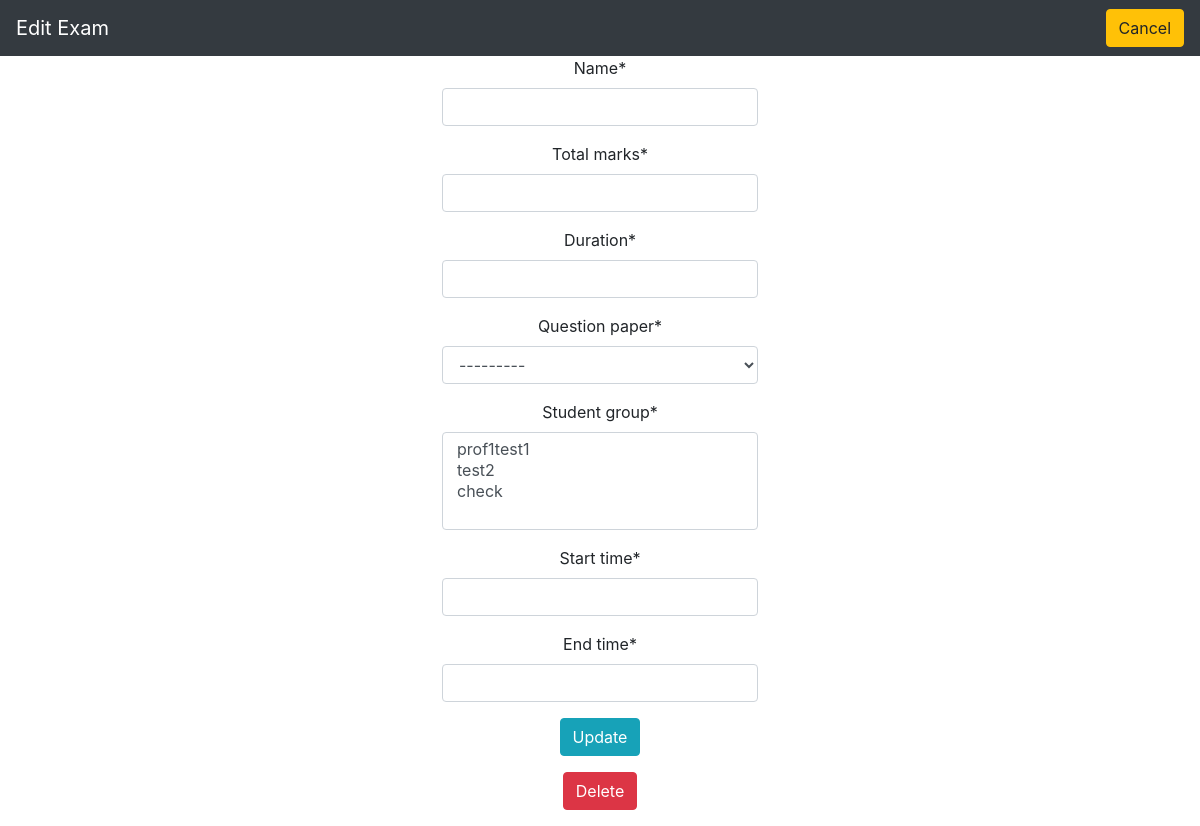
Page /prof/profusername/exams/1/edit on the earlier database version.
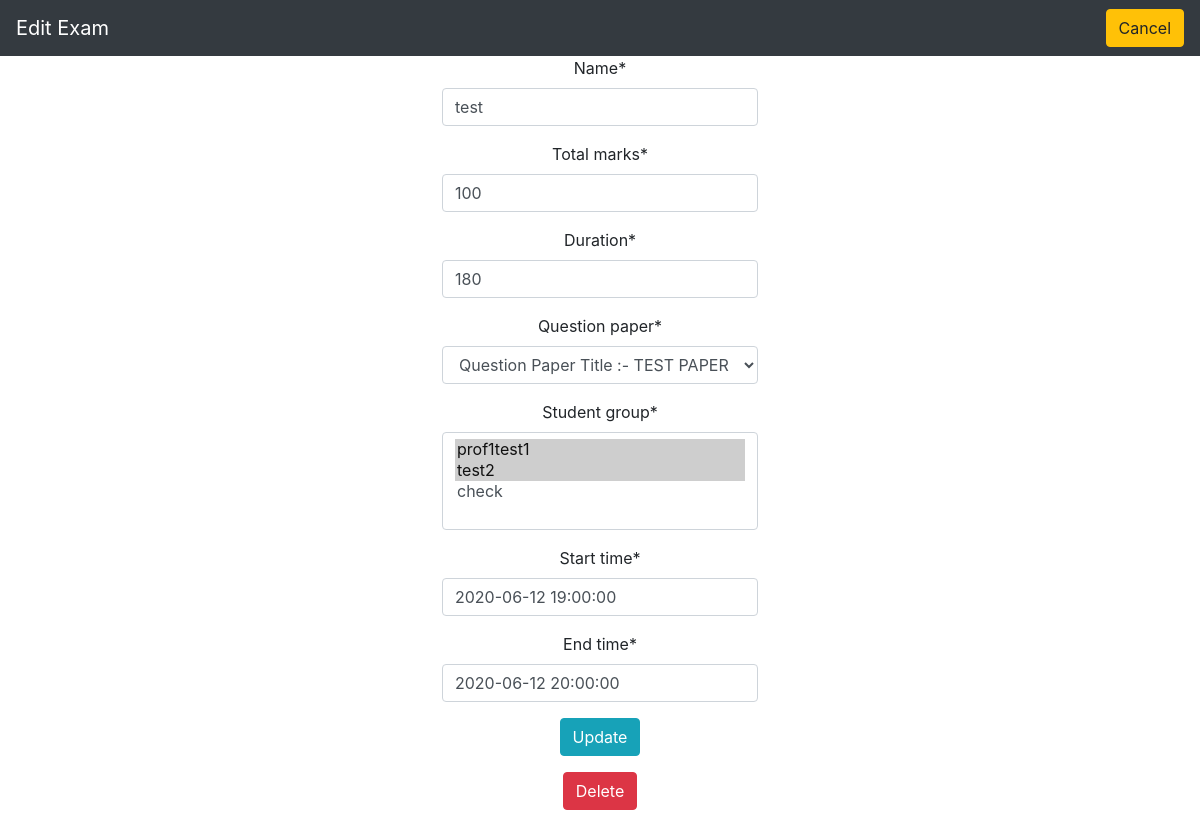
Same page on the later database version.
### main/models.py (models this page shows, shortened)
class Exam_Model(models.Model):
    professor = models.ForeignKey(User, limit_choices_to={
                                  'groups__name': "Professor"}, on_delete=models.CASCADE)
    name = models.CharField(max_length=50)
    total_marks = models.IntegerField()
    duration = models.IntegerField()
    question_paper = models.ForeignKey(
        Question_Paper, on_delete=models.CASCADE, related_name='exam')
    student_group = models.ManyToManyField(Special_Students, related_name='exam')
    start_time = models.DateTimeField()
    end_time = models.DateTimeField()

### prof/views/exam.py (the view)
def edit_exam(request, prof_username, exam_id):
    prof = User.objects.get(username=prof_username)
    exam = Exam_Model.objects.filter(professor=prof, pk=exam_id).first()
    new_Form = ExamForm(instance=exam)
    new_Form.fields["student_group"].queryset = Special_Students.objects.filter(
        professor=prof)
    new_Form.fields["question_paper"].queryset = Question_Paper.objects.filter(
        professor=prof)
    if request.method == 'POST':
        form = ExamForm(request.POST, instance=exam)
        if form.is_valid():
            form.save()
            return redirect('prof:view_exams', prof_username=prof_username)
    return render(request, 'prof/exam/edit_exam.html', {
        'form': new_Form, 'exam': exam, 'prof': prof
    })

### main/models.py
class ExamForm(ModelForm):
    class Meta:
        model = Exam_Model
        fields = '__all__'
        widgets = {
            'start_time': forms.DateTimeInput(attrs={'class': 'datetime-input'}),
            'end_time': forms.DateTimeInput(attrs={'class': 'datetime-input'})
        }
        exclude = ['professor']

### main/models.py (called while the page is built)
    def __str__(self):
        return f' Question Paper Title :- {self.qPaperTitle}\n'

    def __str__(self):
        return self.category_name

### prof/templates/prof/exam/edit_exam.html (shortened to what this page needs)
{% load crispy_forms_tags %}
{% load static %}
<!DOCTYPE html>
<html lang="en">
<head>
    <link rel="stylesheet" href="https://maxcdn.bootstrapcdn.com/bootstrap/4.2.1/css/bootstrap.min.css">
    <link rel="stylesheet" href="https://stackpath.bootstrapcdn.com/font-awesome/4.7.0/css/font-awesome.min.css">
</head>
<body>
    <nav class="navbar bg-dark navbar-dark">
        <a class="navbar-brand" href="#">Edit Exam</a>
        <a class="btn btn-warning" href="{% url 'prof:view_exams' prof.username %}">Cancel</a>
    </nav>
    <div align='center' class="container-fluid">
        <div class="container d-flex h-100 row justify-content-center col-50">
            <form align="center" method="POST">
                {{ form|crispy }}
                <input class="btn btn-info" type="submit" value="Update">
            </form>
        </div>
        <a onclick="return confirm('Are you sure you want to delete this exam?')" class="btn btn-danger my-3" href="{% url 'prof:delete_exam' prof.username exam.id %}">Delete</a><br>
    </div>
</body>
</html>

Differences in the rows shown:
added Exam_Model: name "test", total_marks "100", duration "180", question_paper "Question Paper Title :- TEST PAPER", start_time "2020-06-12 19:00:00", end_time "2020-06-12 20:00:00"
Other differences:
form field student_group: "prof1test1 / test2 / check" → "prof1test1 ☑ / test2 ☑ / check"
form field question_paper: "---------" → (not shown)
